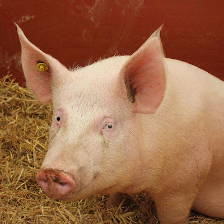
#> input picture basic-image-adversaries/adversarial.png, 224 x 224 px
$ python detect_low_contrast_image.py --input ../basic-image-adversaries
#> lines starting #> are read from the running program, lines starting #| are printed output that depends on the picture; after the words box and inside, x2 and y2 are one past the last pixel; in counts of white or black regions, pixels touching at a corner belong together
# -----------------------------
#   USAGE
# -----------------------------
# python detect_low_contrast_image.py --input examples

# -----------------------------
#   IMPORTS
# -----------------------------
# Import the necessary packages
from skimage.exposure import is_low_contrast
from imutils.paths import list_images
import argparse
import imutils
import cv2

# Construct the argument parser and parse the arguments
ap = argparse.ArgumentParser()
ap.add_argument("-i", "--input", required=True, help="Path to input directory of images")
ap.add_argument("-t", "--thresh", type=float, default=0.35, help="Threshold for low contrast")
args = vars(ap.parse_args())

# Grab the paths to the input images
imagePaths = sorted(list(list_images(args["input"])))

# Loop over the image paths
for (i, imagePath) in enumerate(imagePaths):
    # Load the input image from disk, resize it and convert it to grayscale
    print("[INFO] Processing image {}/{}".format(i + 1, len(imagePaths)))
    image = cv2.imread(imagePath)
#> image is the input picture: shape (224, 224, 3); mean B, G, R 70.4, 102, 153.4
    image = imutils.resize(image, width=450)
#> image: shape (450, 450, 3)
    gray = cv2.cvtColor(image, cv2.COLOR_BGR2GRAY)
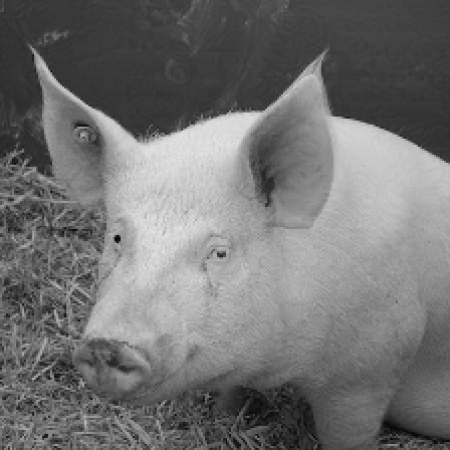
#> gray: shape (450, 450); min 4, max 229, mean 113.7
    # Blur the image slightly and perform edge detection
    blurred = cv2.GaussianBlur(gray, (5, 5), 0)
    edged = cv2.Canny(blurred, 30, 150)
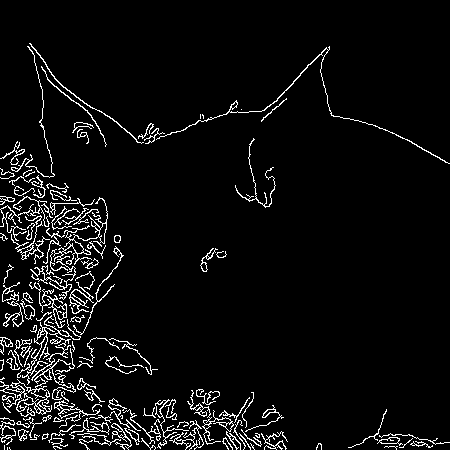
#> edged: shape (450, 450); 5.3% white in thin lines or dots
    # Initialize the text and color to indicate that the input image is *not* low contrast
    text = "Low contrast: No"
    color = (0, 255, 0)
    # Check to see if the image is low contrast
    if is_low_contrast(gray, fraction_threshold=args["thresh"]):
        # Update the text and color
        text = "Low contrast: Yes"
        color = (0, 0, 255)
    # Otherwise, the image is *not* low contrast, so in order to continue to processing it
    else:
        # Find contours in the edge map and find the largest one, which will be assumed to be the outline
        # of the color correction card
        cnts = cv2.findContours(edged.copy(), cv2.RETR_EXTERNAL, cv2.CHAIN_APPROX_SIMPLE)
#> cnts = 136 contours, 86 with area under 20; largest, box (x1, y1, x2, y2) and area: (0, 377, 52, 415) 474, (30, 197, 108, 300) 406, (187, 390, 234, 445) 202, (169, 420, 204, 450) 178, (42, 289, 67, 328) 166
        cnts = imutils.grab_contours(cnts)
        c = max(cnts, key=cv2.contourArea)
#> c = contour of 303 points, box (x1, y1, x2, y2) (0, 377, 52, 415), area 474
        # Draw the largest contour on the image
        cv2.drawContours(image, [c], -1, (0, 255, 0), 2)
    # Draw the test on the output image
    cv2.putText(image, text, (5, 25), cv2.FONT_HERSHEY_SIMPLEX, 0.8, color, 2)
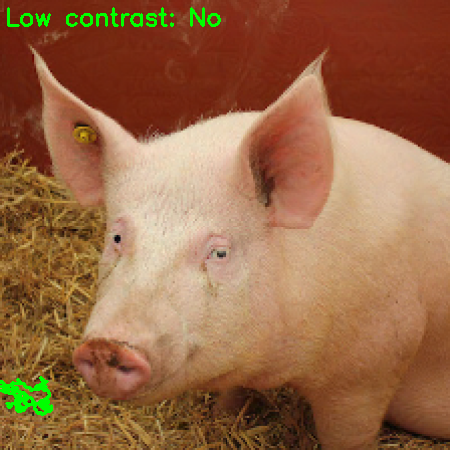
#> image: shape (450, 450, 3); mean B, G, R 70, 104.2, 151.9
    # Show the output image and edge map
    cv2.imshow("Image", image)
    cv2.imshow("Edge", edged)
    cv2.waitKey(0)
#> pass 2 of the loop `for (i, imagePath) in enumerate(imagePaths):`:
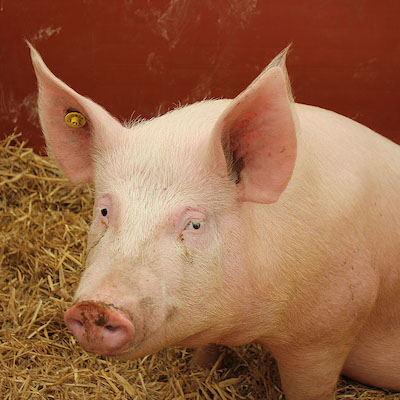
#> input picture basic-image-adversaries/pig.jpg, 400 x 400 px
#> image is the input picture: shape (400, 400, 3); mean B, G, R 71, 102.6, 154
#> `edged = cv2.Canny(blurred, 30, 150)`:
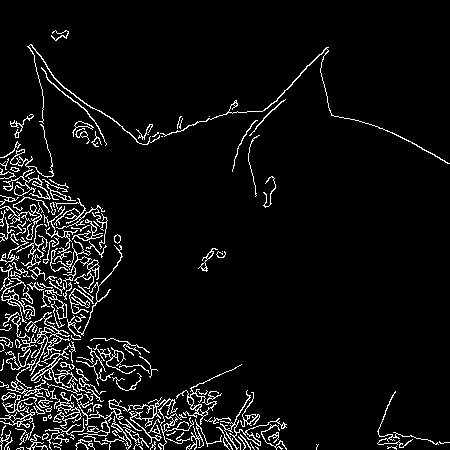
#> edged: shape (450, 450); 6.2% white in thin lines or dots
#> cnts = 148 contours, 92 with area under 20; largest, box (x1, y1, x2, y2) and area: (31, 341, 194, 450) 730, (7, 312, 71, 408) 465, (176, 364, 242, 425) 382, (16, 224, 48, 269) 159, (69, 285, 94, 314) 152
#> c = contour of 1423 points, box (x1, y1, x2, y2) (31, 341, 194, 450), area 730
#> `cv2.putText(image, text, (5, 25), cv2.FONT_HERSHEY_SIMPLEX, 0.8, color..`:
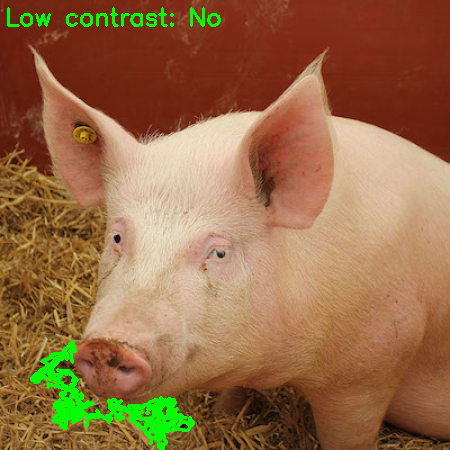
#> image: shape (450, 450, 3); mean B, G, R 69.9, 107.6, 150.6
